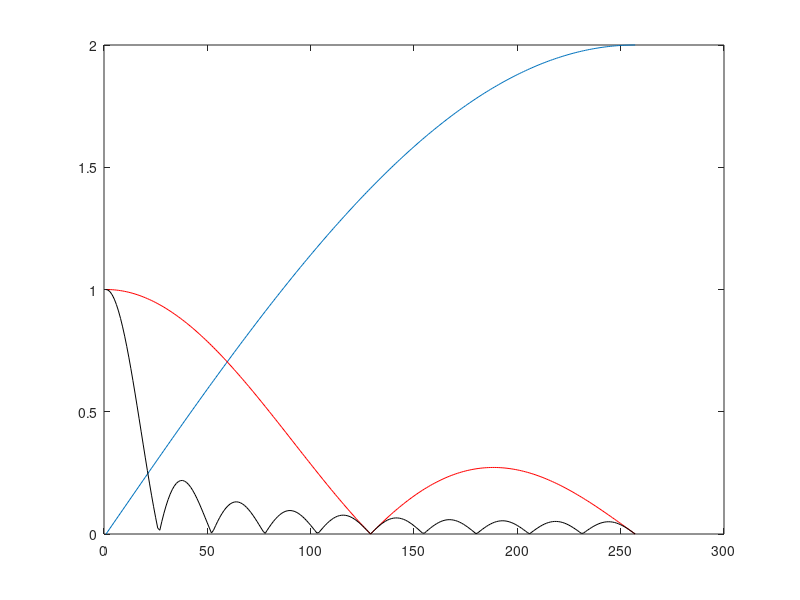

Reproduce this figure in MATLAB.
clear all; close all; clc;

NN = 512;
bb1 = [1, -1, zeros(1, NN-2)];
BB1 = fft(bb1);
plot(abs(BB1(1:(NN/2)+1)));
hold on;
bb2 = [0.25, 0.25, 0.25, 0.25, zeros(1, NN-4)];
BB2 = fft(bb2);
plot(abs(BB2(1:(NN/2)+1)), 'r');
bb3 = [ones(1,20)/20, zeros(1, NN-20)];
BB3 = fft(bb3);
plot(abs(BB3(1:(NN/2)+1)), 'k');

return;